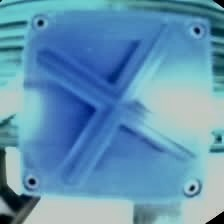
#> input picture real_data_test/no_gel.png, 224 x 224 px
$ python bo_gel_effect.py
#> lines starting #> are read from the running program, lines starting #| are printed output that depends on the picture
"""
bo_gel_effect.py
================
Bayesian Optimization to find post-processing parameters that transform
a no-gel RGB image into a gel-like RGB image.

Usage:
    python bo_gel_effect.py [--n_iter 100] [--init 10]
"""

import numpy as np
import cv2
import json
import argparse
from pathlib import Path
from skimage.metrics import structural_similarity as ssim
from bayes_opt import BayesianOptimization

SCRIPT_DIR = Path(__file__).parent
ROOT_DIR   = SCRIPT_DIR.parent
NO_GEL_PATH = ROOT_DIR / 'real_data_test' / 'no_gel.png'
GEL_PATH = ROOT_DIR / 'real_data_test' / 'gel.png'
OUT_DIR = ROOT_DIR / 'bo_results' / 'gel_fx'
OUT_DIR.mkdir(exist_ok=True)


def load_images():
    no_gel = cv2.imread(str(NO_GEL_PATH))
#> no_gel is the input picture: shape (224, 224, 3); mean B, G, R 180.3, 148.4, 97.7
    gel = cv2.imread(str(GEL_PATH))
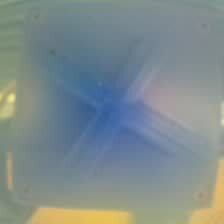
#> input picture real_data_test/gel.png, 224 x 224 px
#> gel is the input picture: shape (224, 224, 3); mean B, G, R 140.9, 139.2, 126.5
    # Resize to match if needed
    if no_gel.shape != gel.shape:
        gel = cv2.resize(gel, (no_gel.shape[1], no_gel.shape[0]))
    no_gel = cv2.cvtColor(no_gel, cv2.COLOR_BGR2RGB).astype(np.float32) / 255.0
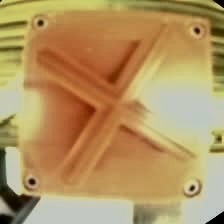
#> no_gel: shape (224, 224, 3) float32; mean B, G, R 0.383, 0.582, 0.707
    gel = cv2.cvtColor(gel, cv2.COLOR_BGR2RGB).astype(np.float32) / 255.0
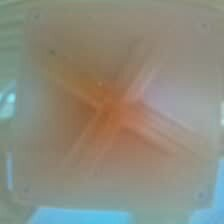
#> gel: shape (224, 224, 3) float32; mean B, G, R 0.496, 0.546, 0.553
    return no_gel, gel


# [135 lines left out: functions gaussian_blur, barrel_distort, apply_gel_fx, score, not called in this run]


# Parameter search space
PBOUNDS = {
    'barrel_k1':          (-0.1, 0.15),
    'refraction_k2':      (-0.05, 0.1),
    'blur_sigma':         (0.0, 3.0),
    'blue_shift':         (-0.2, 0.5),
    'tint_r':             (0.3, 1.0),
    'tint_g':             (0.3, 1.0),
    'tint_b':             (0.3, 1.0),
    'tint_strength':      (0.0, 0.5),
    'haze_opacity':       (0.0, 0.3),
    'contrast_boost':     (0.8, 2.5),
    'gamma':              (0.5, 1.5),
    'clarity':            (0.0, 5.0),
    'sat_boost':          (0.5, 2.5),
    'brightness':         (0.7, 1.5),
    'specular_strength':  (0.0, 0.5),
    'specular_size':      (0.02, 0.3),
    'spec_cx':            (-0.3, 0.3),
    'spec_cy':            (-0.3, 0.3),
    'edge_darkening':     (0.0, 1.5),
    'gel_gradient_strength': (0.0, 0.8),
    'gel_gradient_angle': (0.0, 360.0),
    'vignette':           (0.0, 0.8),
    'wb_r':               (0.7, 1.3),
    'wb_g':               (0.7, 1.3),
    'wb_b':               (0.7, 1.5),
}


def main():
    parser = argparse.ArgumentParser()
    parser.add_argument('--n_iter', type=int, default=200)
    parser.add_argument('--init', type=int, default=30)
    args = parser.parse_args()

    print('Loading images...')
    no_gel, gel = load_images()
    print(f'  no_gel: {no_gel.shape}, gel: {gel.shape}')
#|   no_gel: (224, 224, 3), gel: (224, 224, 3)

    best_score = -1
    best_params = None
    iteration = [0]

    # [11 lines left out: function objective, not called in this run]

    optimizer = BayesianOptimization(
        f=objective,
        pbounds=PBOUNDS,
        random_state=42,
        verbose=0,
    )

    print(f'Running BO: {args.init} init + {args.n_iter} iterations...')
    optimizer.maximize(init_points=args.init, n_iter=args.n_iter)

    best = optimizer.max
    best_params = best['params']
    print(f'\nBest score: {best["target"]:.4f}')
    print(f'Best params:')
    for k, v in sorted(best_params.items()):
        print(f'  {k}: {v:.4f}')

    # Save best params
    out_path = OUT_DIR / 'best_gel_fx_params.json'
    with open(out_path, 'w') as f:
        json.dump({k: round(v, 4) for k, v in best_params.items()}, f, indent=2)
    print(f'\nSaved to {out_path}')

    # Save comparison image
    result = apply_gel_fx(no_gel, best_params)
    comparison = np.hstack([no_gel, result, gel])
    comparison = (np.clip(comparison, 0, 1) * 255).astype(np.uint8)
    comp_path = OUT_DIR / 'gel_fx_comparison.png'
    cv2.imwrite(str(comp_path), cv2.cvtColor(comparison, cv2.COLOR_RGB2BGR))
    print(f'Saved comparison to {comp_path}')

    # Save result alone
    result_path = OUT_DIR / 'gel_fx_result.png'
    cv2.imwrite(str(result_path), cv2.cvtColor((result * 255).astype(np.uint8), cv2.COLOR_RGB2BGR))
    print(f'Saved result to {result_path}')


if __name__ == '__main__':
    main()
#> (the call stopped at in main, `optimizer = BayesianOptimization( f=objective, pbounds=PBOUNDS, random..`: bayes_opt is not available in this run)
